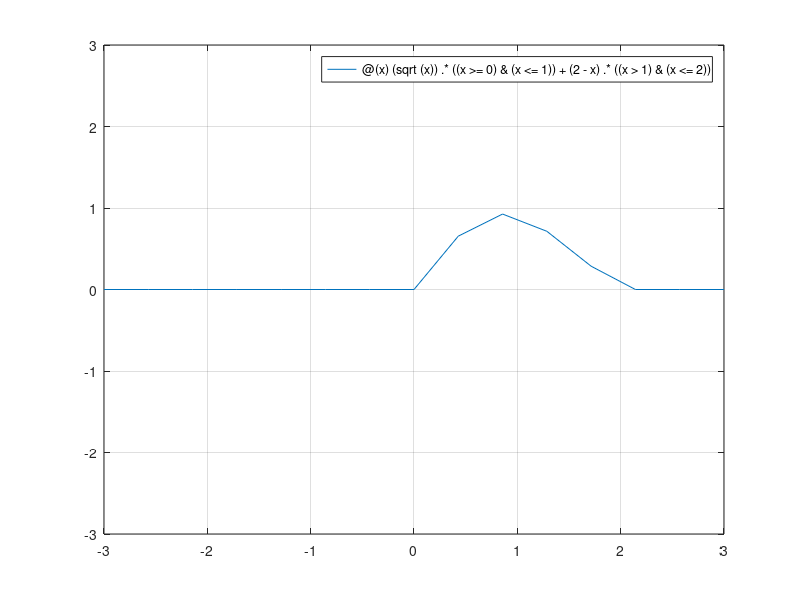

The MATLAB source for this figure:
% Script Octave
% Title           :Script para graficar funciones
% Author          :Oscar Eduardo Mendoza Alcantara(XXOSOXX)
% Date            :20211028
% Version         :1
% Usage           :octave>> /path/
%                 :Requiere aplicación octave para utilizar su linea de comandos

% Funcion Compuessta
clear

% definimos el plano cartesiano con axis([min_x, max_x, min_y, max_y]) 
axis([ -3, 3, -3, 3]);

% Declaracion de la funcion a plotear
y = ...
 @ (x) (sqrt(x)).*( (x >= 0) & (x <= 1) )  + ...
 ( 2 - x  ).*( (x > 1) & (x <= 2) );



% Linea que gráfica nuestra funcion compuesta  
fplot(y, axis);
grid on;